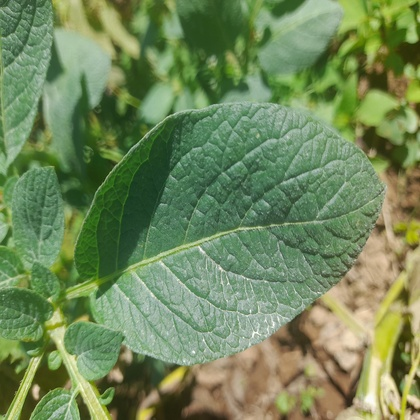
#> input picture images/20230712_120140.jpg, 420 x 420 px, shrunk from 1500 x 1500 before the run; its folder holds only this picture in this run
$ python monitor.py
#> lines starting #> are read from the running program, lines starting #| are printed output that depends on the picture; after the words box and inside, x2 and y2 are one past the last pixel; in counts of white or black regions, pixels touching at a corner belong together
import cv2
import numpy as np
import pandas as pd
import matplotlib.pyplot as plt
from pathlib import Path
from datetime import datetime

# ==========================================
# 1. KONFIGURASI FOLDER
# ==========================================
BASE_DIR = Path(__file__).resolve().parent
INPUT_DIR = BASE_DIR / "images"
OUTPUT_DIR = BASE_DIR / "outputs"
MASK_DIR = OUTPUT_DIR / "masks"

# Membuat folder output jika belum ada
OUTPUT_DIR.mkdir(parents=True, exist_ok=True)
MASK_DIR.mkdir(parents=True, exist_ok=True)

CSV_FILE = OUTPUT_DIR / "hasil_monitoring.csv"
GRAPH_FILE = OUTPUT_DIR / "grafik_persentase_hijau.png"

# ==========================================
# 2. PARAMETER SEGMENTASI HSV
# ==========================================
lower_green = np.array([25, 35, 30], dtype=np.uint8)
upper_green = np.array([95, 255, 255], dtype=np.uint8)
kernel = np.ones((5, 5), dtype=np.uint8)
extensions = {".jpg", ".jpeg", ".png", ".bmp"}

# ==========================================
# 3. MENCARI GAMBAR INPUT
# ==========================================
if not INPUT_DIR.exists():
    raise FileNotFoundError(f"Folder gambar tidak ditemukan: {INPUT_DIR}")

image_files = sorted([
    p for p in INPUT_DIR.iterdir()
    if p.is_file() and p.suffix.lower() in extensions
])

if not image_files:
    raise FileNotFoundError(f"Tidak ada gambar JPG, JPEG, PNG, atau BMP di {INPUT_DIR}")

data = []

# ==========================================
# 4. MEMPROSES SETIAP GAMBAR
# ==========================================
for image_path in image_files:
    print(f"\nMemproses: {image_path.name}")
    img = cv2.imread(str(image_path))
#> img is the input picture: shape (420, 420, 3); mean B, G, R 90, 136, 113.6
    if img is None:
        print(f"Peringatan: gambar gagal dibaca: {image_path.name}")
        continue

    # Konversi BGR ke RGB untuk tampilan Matplotlib
    img_rgb = cv2.cvtColor(img, cv2.COLOR_BGR2RGB)

    # Konversi BGR ke HSV untuk segmentasi
    hsv = cv2.cvtColor(img, cv2.COLOR_BGR2HSV)
#> hsv: shape (420, 420, 3); mean H, S, V 47.4, 101.7, 139.3

    # Segmentasi berdasarkan rentang HSV
    mask = cv2.inRange(hsv, lower_green, upper_green)
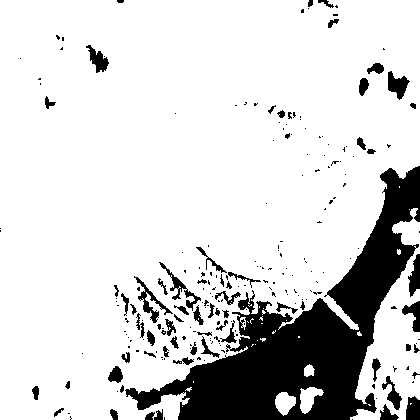
#> mask: shape (420, 420); 83.4% white; 224 black regions (158 under 20 px), largest, box (x1, y1, x2, y2) and area: (125, 166, 420, 420) 22761, (134, 276, 173, 323) 386, (159, 262, 201, 311) 348

    # Membersihkan noise dan lubang kecil (Operasi Morfologi)
    mask_open = cv2.morphologyEx(mask, cv2.MORPH_OPEN, kernel)
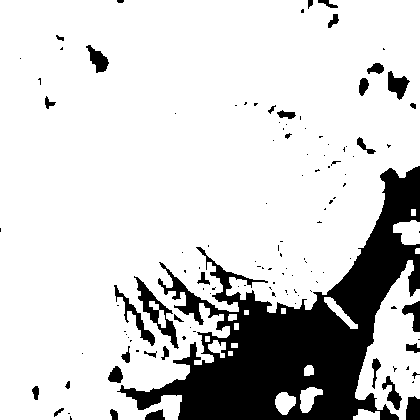
#> mask_open: shape (420, 420); 82% white; 122 black regions (88 under 20 px), largest, box (x1, y1, x2, y2) and area: (117, 166, 420, 420) 26828, (134, 276, 179, 349) 783, (114, 285, 155, 346) 460
    mask_clean = cv2.morphologyEx(mask_open, cv2.MORPH_CLOSE, kernel)
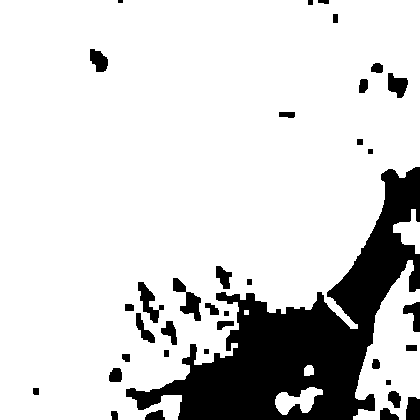
#> mask_clean: shape (420, 420); 83.5% white; 36 black regions (1 under 20 px), largest, box (x1, y1, x2, y2) and area: (126, 167, 420, 420) 24437, (173, 278, 201, 321) 498, (138, 282, 164, 323) 421

    # Menghitung piksel
    total_pixels = mask_clean.size
#> total_pixels = 176400
    green_pixels = cv2.countNonZero(mask_clean)
#> green_pixels = 147364
    percentage = (green_pixels / total_pixels * 100) if total_pixels > 0 else 0
#> percentage = 83.54

    # Menghasilkan citra hasil segmentasi
    segmented = cv2.bitwise_and(img_rgb, img_rgb, mask=mask_clean)
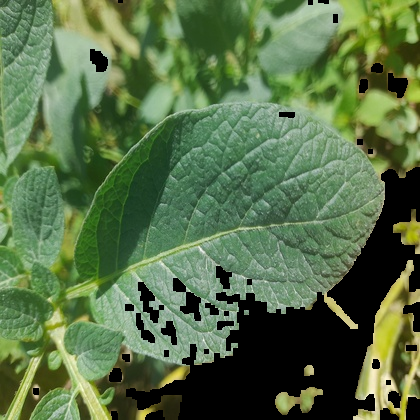
#> segmented: shape (420, 420, 3); mean R, G, B 87.6, 112.3, 71.5

    # Menyimpan mask
    mask_path = MASK_DIR / f"{image_path.stem}_mask.png"
    cv2.imwrite(str(mask_path), mask_clean)

    # Mengambil ID tanaman dari bagian awal nama file (misal: P001_...)
    plant_id = image_path.stem.split("_")[0]

    data.append({
        "waktu_pemrosesan": datetime.now().strftime("%Y-%m-%d %H:%M:%S"),
        "id_tanaman": plant_id,
        "nama_file": image_path.name,
        "lebar_piksel": img.shape[1],
        "tinggi_piksel": img.shape[0],
        "total_piksel": total_pixels,
        "piksel_hijau": green_pixels,
        "persentase_hijau": round(percentage, 2),
        "hsv_bawah": str(lower_green.tolist()),
        "hsv_atas": str(upper_green.tolist()),
        "file_mask": str(mask_path.relative_to(BASE_DIR))
    })

    print(f"  Total piksel    : {total_pixels:,}")
#|   Total piksel    : 176,400
    print(f"  Piksel hijau    : {green_pixels:,}")
#|   Piksel hijau    : 147,364
    print(f"  Persentase      : {percentage:.2f}%")
#|   Persentase      : 83.54%

    # Menampilkan gambar asli, mask, dan hasil segmentasi
    fig, axes = plt.subplots(1, 3, figsize=(15, 5))
    axes[0].imshow(img_rgb)
    axes[0].set_title(f"Gambar Asli\n{image_path.name}")
    axes[0].axis("off")

    axes[1].imshow(mask_clean, cmap="gray", vmin=0, vmax=255)
    axes[1].set_title("Mask Segmentasi Hijau")
    axes[1].axis("off")

    axes[2].imshow(segmented)
    axes[2].set_title("Hasil Segmentasi")
    axes[2].axis("off")

    fig.tight_layout()
    plt.show()
    plt.close(fig)

# ==========================================
# 5. MENYIMPAN HASIL KE CSV DAN MEMBUAT GRAFIK
# ==========================================
if data:
    df_new = pd.DataFrame(data)
#> df_new = table of 1 rows and 11 columns

    # Menggabungkan dengan data CSV lama jika sudah ada
    if CSV_FILE.exists():
        df_old = pd.read_csv(CSV_FILE)
        df_all = pd.concat([df_old, df_new], ignore_index=True)
    else:
        df_all = df_new
#> df_all = table of 1 rows and 11 columns

    # Simpan ke CSV
    df_all.to_csv(CSV_FILE, index=False, encoding="utf-8-sig")
    print("\nMonitoring selesai.")
    print(f"Jumlah gambar berhasil diproses: {len(data)}")
#| Jumlah gambar berhasil diproses: 1
    print(f"Data tersimpan di: {CSV_FILE}")

    print("\nRingkasan hasil pemrosesan saat ini:")
    print(df_new[["id_tanaman", "nama_file", "piksel_hijau", "persentase_hijau"]].to_string(index=False))
#| id_tanaman           nama_file  piksel_hijau  persentase_hijau
#|   20230712 20230712_120140.jpg        147364             83.54

    # Membuat grafik persentase piksel hijau
    fig, ax = plt.subplots(figsize=(12, 6))
    ax.bar(df_new["nama_file"], df_new["persentase_hijau"], color='green', alpha=0.7)
    ax.set_title("Persentase Piksel Tersegmentasi Hijau")
    ax.set_xlabel("Nama File")
    ax.set_ylabel("Persentase (%)")
    ax.tick_params(axis="x", labelrotation=45)
    ax.grid(axis="y", linestyle="--", alpha=0.4)

    fig.tight_layout()
    fig.savefig(GRAPH_FILE, dpi=300, bbox_inches="tight")
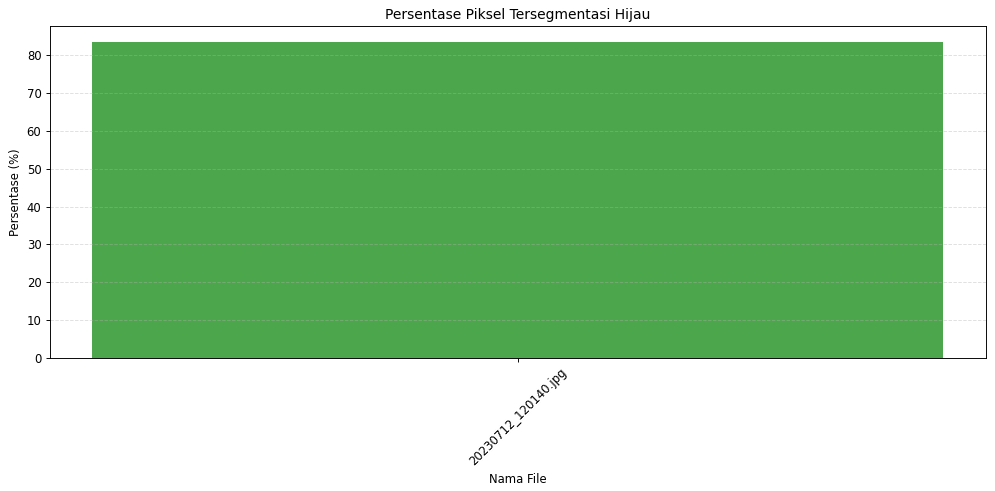
#> figure drawn by matplotlib, 1 panel
    print(f"Grafik tersimpan di: {GRAPH_FILE}")

    plt.show()
    plt.close(fig)
else:
    print("Tidak ada gambar yang berhasil diproses.")

$ run again, on images/20230712_121641.jpg
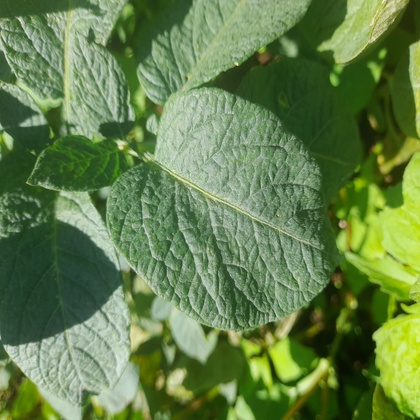
#> input picture images/20230712_121641.jpg, 420 x 420 px, shrunk from 1500 x 1500 before the run
#> img is the input picture: shape (420, 420, 3); mean B, G, R 75.5, 128.7, 100.6
#> hsv: shape (420, 420, 3); mean H, S, V 49.6, 123.4, 128.7
#> `mask = cv2.inRange(hsv, lower_green, upper_green)`:
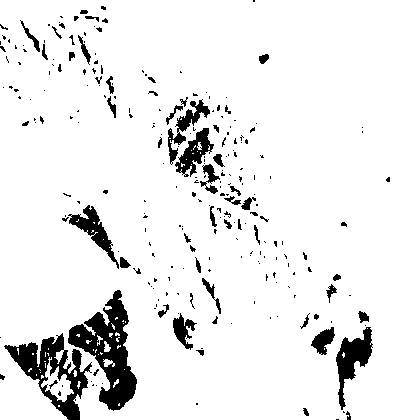
#> mask: shape (420, 420); 92.1% white; 249 black regions (188 under 20 px), largest, box (x1, y1, x2, y2) and area: (68, 290, 137, 411) 3454, (4, 333, 92, 420) 2620, (336, 327, 373, 410) 1231
#> mask_open: shape (420, 420); 90.6% white; 163 black regions (112 under 20 px), largest, box (x1, y1, x2, y2) and area: (4, 290, 137, 420) 7245, (166, 97, 231, 194) 2631, (336, 311, 373, 420) 1437
#> mask_clean: shape (420, 420); 92.3% white; 23 black regions (1 under 20 px), largest, box (x1, y1, x2, y2) and area: (8, 291, 137, 420) 7100, (169, 128, 222, 193) 1524, (336, 327, 372, 383) 1159
#> green_pixels = 162866
#> percentage = 92.33
#|   Total piksel    : 176,400
#|   Piksel hijau    : 162,866
#|   Persentase      : 92.33%
#> df_new = table of 1 rows and 11 columns
#| Jumlah gambar berhasil diproses: 1
#| id_tanaman           nama_file  piksel_hijau  persentase_hijau
#|   20230712 20230712_121641.jpg        162866             92.33
#> `fig.savefig(GRAPH_FILE, dpi=300, bbox_inches="tight")`:
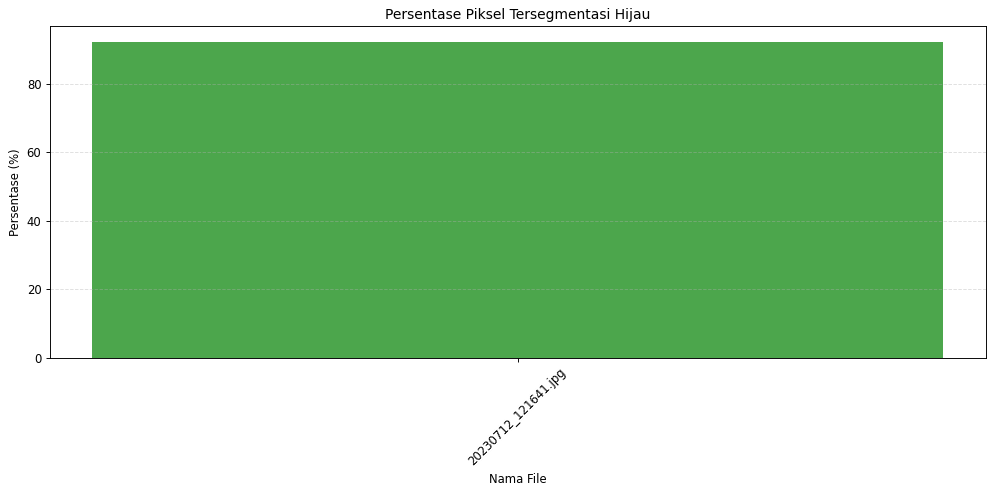
#> figure drawn by matplotlib, 1 panel

$ run again, on images/20230712_121645 (1).jpg
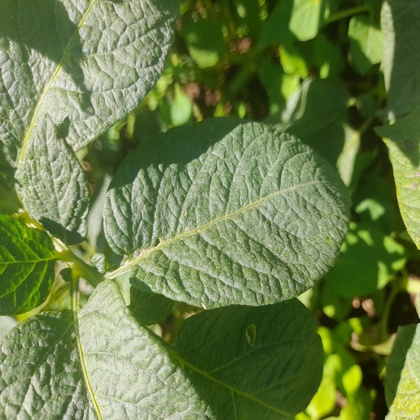
#> input picture images/20230712_121645 (1).jpg, 420 x 420 px, shrunk from 1500 x 1500 before the run
#> img is the input picture: shape (420, 420, 3); mean B, G, R 72.7, 125.5, 106.6
#> hsv: shape (420, 420, 3); mean H, S, V 41.3, 130.6, 125.7
#> `mask = cv2.inRange(hsv, lower_green, upper_green)`:
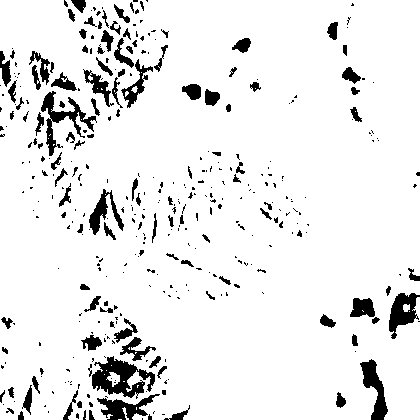
#> mask: shape (420, 420); 91.7% white; 375 black regions (262 under 20 px), largest, box (x1, y1, x2, y2) and area: (92, 356, 155, 399) 1322, (41, 91, 97, 156) 924, (360, 359, 388, 420) 755
#> mask_open: shape (420, 420); 89.8% white; 214 black regions (139 under 20 px), largest, box (x1, y1, x2, y2) and area: (81, 318, 167, 420) 3681, (28, 51, 100, 176) 2570, (83, 7, 168, 117) 2275
#> mask_clean: shape (420, 420); 92.7% white; 56 black regions, largest, box (x1, y1, x2, y2) and area: (89, 357, 155, 398) 1621, (38, 92, 96, 153) 1314, (389, 293, 420, 338) 794
#> green_pixels = 163553
#> percentage = 92.72
#|   Total piksel    : 176,400
#|   Piksel hijau    : 163,553
#|   Persentase      : 92.72%
#> df_new = table of 1 rows and 11 columns
#| Jumlah gambar berhasil diproses: 1
#| id_tanaman               nama_file  piksel_hijau  persentase_hijau
#|   20230712 20230712_121645 (1).jpg        163553             92.72
#> `fig.savefig(GRAPH_FILE, dpi=300, bbox_inches="tight")`:
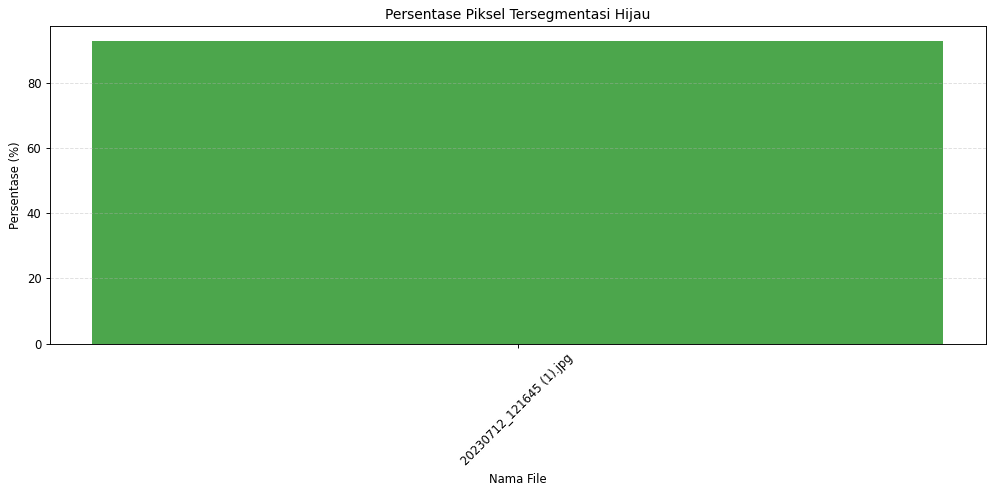
#> figure drawn by matplotlib, 1 panel

$ run again, on images/20230712_122802.jpg
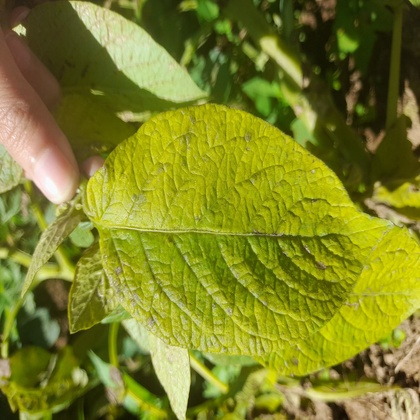
#> input picture images/20230712_122802.jpg, 420 x 420 px, shrunk from 1500 x 1500 before the run
#> img is the input picture: shape (420, 420, 3); mean B, G, R 39.6, 130.5, 126.7
#> hsv: shape (420, 420, 3); mean H, S, V 30.8, 190, 134.3
#> `mask = cv2.inRange(hsv, lower_green, upper_green)`:
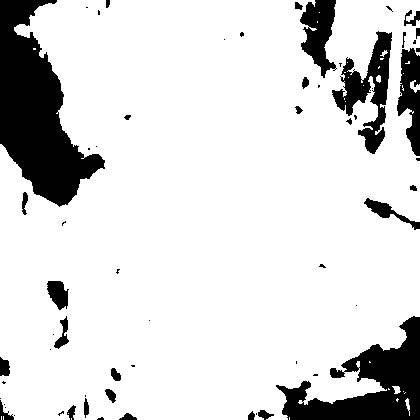
#> mask: shape (420, 420); 85.2% white; 61 black regions (33 under 20 px), largest, box (x1, y1, x2, y2) and area: (0, 0, 105, 207) 10852, (276, 316, 420, 420) 6532, (332, 31, 392, 154) 2806
#> mask_open: shape (420, 420); 84.6% white; 43 black regions (20 under 20 px), largest, box (x1, y1, x2, y2) and area: (0, 0, 105, 207) 10938, (276, 316, 420, 420) 6745, (295, 0, 392, 154) 5080
#> mask_clean: shape (420, 420); 85.1% white; 24 black regions, largest, box (x1, y1, x2, y2) and area: (0, 0, 105, 205) 10907, (283, 317, 420, 420) 6675, (333, 32, 392, 153) 3173
#> green_pixels = 150084
#> percentage = 85.08
#> `segmented = cv2.bitwise_and(img_rgb, img_rgb, mask=mask_clean)`:
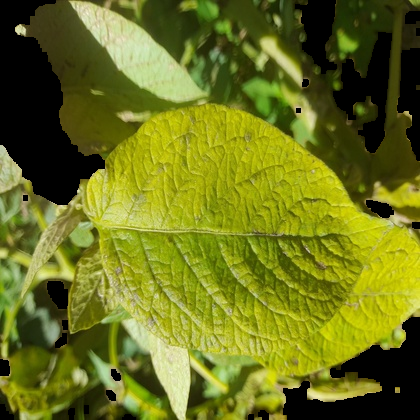
#> segmented: shape (420, 420, 3); mean R, G, B 108.4, 115.5, 28.9
#|   Total piksel    : 176,400
#|   Piksel hijau    : 150,084
#|   Persentase      : 85.08%
#> df_new = table of 1 rows and 11 columns
#| Jumlah gambar berhasil diproses: 1
#| id_tanaman           nama_file  piksel_hijau  persentase_hijau
#|   20230712 20230712_122802.jpg        150084             85.08
